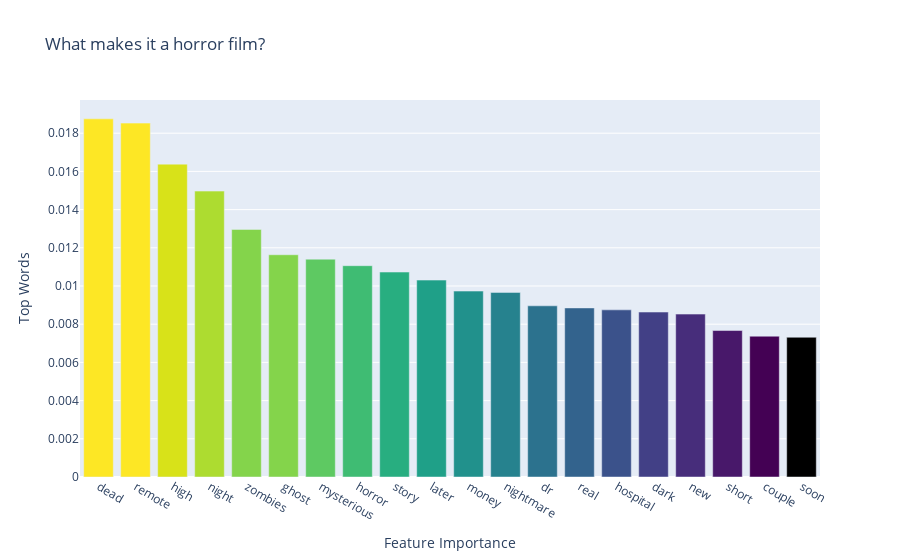

This figure's notebook cell:
### Code cell
# Let's display that with Plotly.
from plotly.offline import download_plotlyjs, init_notebook_mode, plot, iplot
init_notebook_mode(connected=True)
# import plotly.io as pio
import plotly as py
import plotly.graph_objs as go
from plotly.graph_objs import *

# Define the color palette (19 colors).
Viridis= ['#440154', '#48186a', '#472d7b', '#424086', '#3b528b', '#33638d', '#2c728e', '#26828e', '#21918c', '#1fa088',
          '#28ae80', '#3fbc73', '#5ec962', '#84d44b', '#84d44b', '#addc30','#d8e219', '#fde725',  '#fde725']   

mydata = [go.Bar(
    x=top20['feature'],
    y=top20['importance'],
    marker=dict(color=Viridis[::-1])
)]

mylayout = go.Layout(
    title='What makes it a horror film?',
    xaxis = dict(title = 'Feature Importance'), 
    yaxis = dict(title = 'Top Words'), 

)
fig = go.Figure(data=mydata, layout=mylayout)
# pio.write_image(fig, '../images/logistic.png')
iplot(fig)

### Figure 1 — Plotly figure (JSON) as saved in the notebook; plotly's stock layout.template omitted (floating-point values rounded to 4 significant figures)
{"data": [{"marker": {"color": ["#fde725", "#fde725", "#d8e219", "#addc30", "#84d44b", "#84d44b", "#5ec962", "#3fbc73", "#28ae80", "#1fa088", "#21918c", "#26828e", "#2c728e", "#33638d", "#3b528b", "#424086", "#472d7b", "#48186a", "#440154"]}, "type": "bar", "x": ["dead", "remote", "high", "night", "zombies", "ghost", "mysterious", "horror", "story", "later", "money", "nightmare", "dr", "real", "hospital", "dark", "new", "short", "couple", "soon"], "y": [0.01875, 0.01853, 0.01638, 0.01497, 0.01296, 0.01164, 0.01141, 0.01106, 0.01073, 0.01031, 0.009734, 0.009665, 0.008962, 0.008852, 0.008751, 0.008636, 0.008528, 0.007669, 0.007371, 0.007316]}], "layout": {"title": {"text": "What makes it a horror film?"}, "xaxis": {"title": {"text": "Feature Importance"}}, "yaxis": {"title": {"text": "Top Words"}}}}
